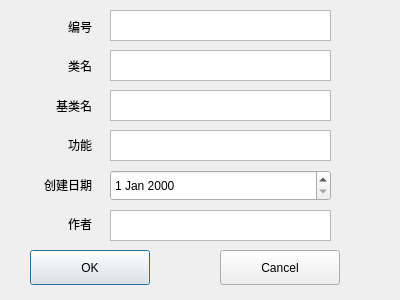
<?xml version="1.0" encoding="UTF-8"?>
<ui version="4.0">
 <class>AddDialog</class>
 <widget class="QDialog" name="AddDialog">
  <property name="geometry">
   <rect>
    <x>0</x>
    <y>0</y>
    <width>400</width>
    <height>300</height>
   </rect>
  </property>
  <property name="windowTitle">
   <string>Dialog</string>
  </property>
  <widget class="QPushButton" name="btnOK">
   <property name="geometry">
    <rect>
     <x>30</x>
     <y>250</y>
     <width>120</width>
     <height>35</height>
    </rect>
   </property>
   <property name="text">
    <string>OK</string>
   </property>
  </widget>
  <widget class="QPushButton" name="btnCancel">
   <property name="geometry">
    <rect>
     <x>220</x>
     <y>250</y>
     <width>120</width>
     <height>35</height>
    </rect>
   </property>
   <property name="text">
    <string>Cancel</string>
   </property>
  </widget>
  <widget class="QTextEdit" name="textEditName">
   <property name="geometry">
    <rect>
     <x>110</x>
     <y>50</y>
     <width>221</width>
     <height>31</height>
    </rect>
   </property>
  </widget>
  <widget class="QTextEdit" name="textEditFunction">
   <property name="geometry">
    <rect>
     <x>110</x>
     <y>130</y>
     <width>221</width>
     <height>31</height>
    </rect>
   </property>
  </widget>
  <widget class="QTextEdit" name="textEditBase_name">
   <property name="geometry">
    <rect>
     <x>110</x>
     <y>90</y>
     <width>221</width>
     <height>31</height>
    </rect>
   </property>
  </widget>
  <widget class="QTextEdit" name="textEditAuthor">
   <property name="geometry">
    <rect>
     <x>110</x>
     <y>210</y>
     <width>221</width>
     <height>31</height>
    </rect>
   </property>
  </widget>
  <widget class="QWidget" name="layoutWidget">
   <property name="geometry">
    <rect>
     <x>0</x>
     <y>10</y>
     <width>92</width>
     <height>231</height>
    </rect>
   </property>
   <layout class="QVBoxLayout" name="verticalLayout">
    <item>
     <widget class="QLabel" name="label">
      <property name="text">
       <string>&lt;html&gt;&lt;head/&gt;&lt;body&gt;&lt;p align=&quot;right&quot;&gt;编号&lt;/p&gt;&lt;/body&gt;&lt;/html&gt;</string>
      </property>
     </widget>
    </item>
    <item>
     <widget class="QLabel" name="label_2">
      <property name="text">
       <string>&lt;html&gt;&lt;head/&gt;&lt;body&gt;&lt;p align=&quot;right&quot;&gt;类名&lt;/p&gt;&lt;/body&gt;&lt;/html&gt;</string>
      </property>
     </widget>
    </item>
    <item>
     <widget class="QLabel" name="label_3">
      <property name="text">
       <string>&lt;html&gt;&lt;head/&gt;&lt;body&gt;&lt;p align=&quot;right&quot;&gt;基类名&lt;/p&gt;&lt;/body&gt;&lt;/html&gt;</string>
      </property>
     </widget>
    </item>
    <item>
     <widget class="QLabel" name="label_4">
      <property name="text">
       <string>&lt;html&gt;&lt;head/&gt;&lt;body&gt;&lt;p align=&quot;right&quot;&gt;功能&lt;/p&gt;&lt;/body&gt;&lt;/html&gt;</string>
      </property>
     </widget>
    </item>
    <item>
     <widget class="QLabel" name="label_5">
      <property name="text">
       <string>&lt;html&gt;&lt;head/&gt;&lt;body&gt;&lt;p align=&quot;right&quot;&gt;创建日期&lt;/p&gt;&lt;/body&gt;&lt;/html&gt;</string>
      </property>
     </widget>
    </item>
    <item>
     <widget class="QLabel" name="label_6">
      <property name="text">
       <string>&lt;html&gt;&lt;head/&gt;&lt;body&gt;&lt;p align=&quot;right&quot;&gt;作者&lt;/p&gt;&lt;/body&gt;&lt;/html&gt;</string>
      </property>
     </widget>
    </item>
   </layout>
  </widget>
  <widget class="QDateEdit" name="dateEdit">
   <property name="geometry">
    <rect>
     <x>110</x>
     <y>170</y>
     <width>221</width>
     <height>31</height>
    </rect>
   </property>
  </widget>
  <widget class="QTextEdit" name="textEditNumber">
   <property name="geometry">
    <rect>
     <x>110</x>
     <y>10</y>
     <width>221</width>
     <height>31</height>
    </rect>
   </property>
  </widget>
 </widget>
 <resources/>
 <connections/>
</ui>
